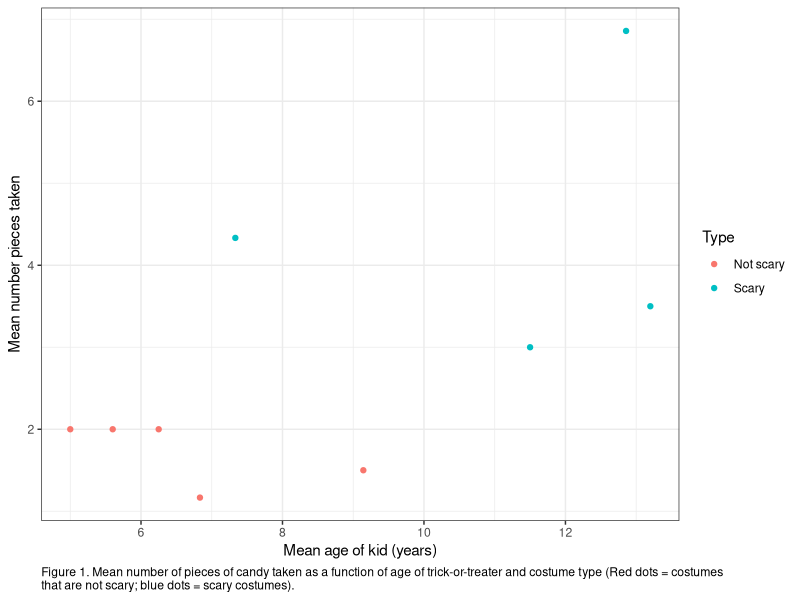
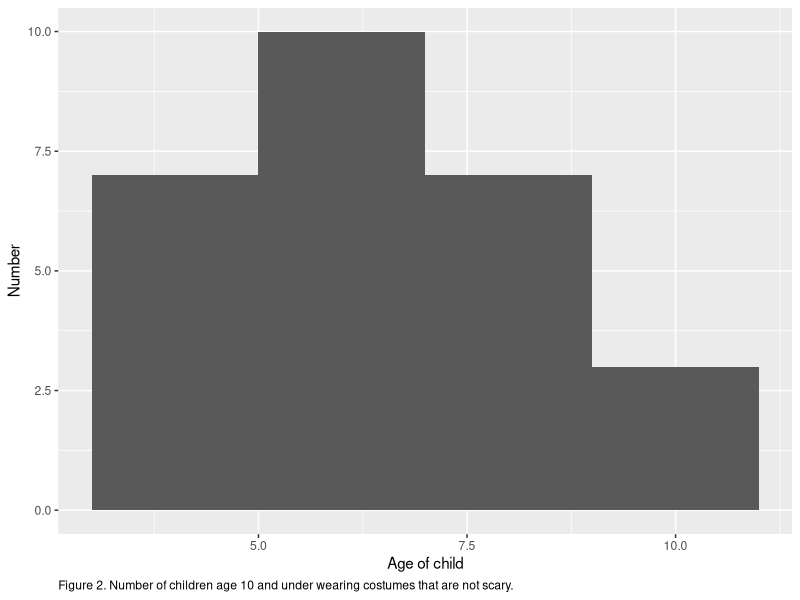
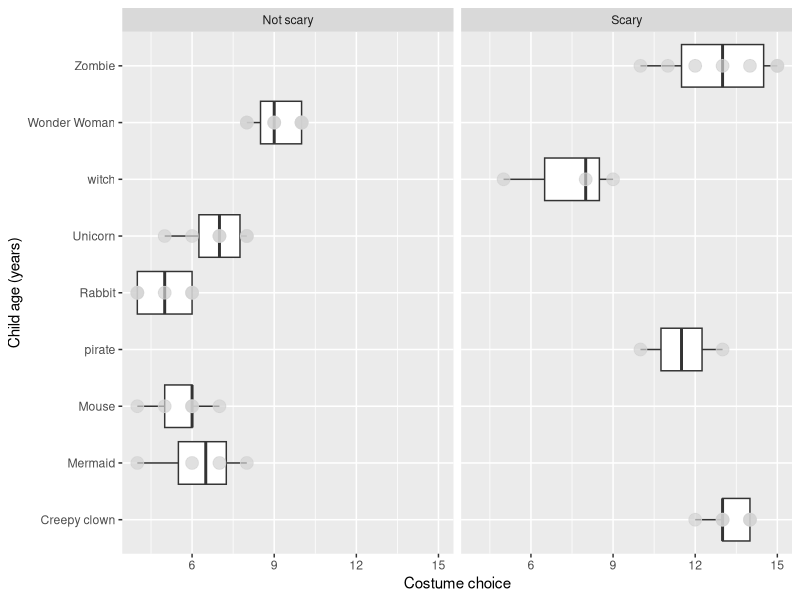

The R script that drew these images, in order:
## ---- chunk 1
rm(list = ls())
library(here)
library(ggplot2)
library(tidyverse)
## ---- chunk 2
DF <- read.csv(here("Data", "Halloween_data_PS2.csv"), stringsAsFactors = TRUE) #make sure the character data imports as a factor
## ---- chunk 3
glimpse(DF) #I can see that Costume and Type are both listed as factor data, which means my import method worked 
## ---- chunk 4
str(DF) #I can see that there are 15 levels in the Costume variable, and 4 levels in the Type variable
## ---- chunk 5
levels(DF$Costume) #Hmm, I see some duplicate entries (eg different capitalization of Wonder woman, Wonder Woman, and wonder woman). R thinks these are three different costumes
## ---- chunk 6
#first I will fix the clowns
fix <- which(DF$Costume == "creepy clown" | DF$Costume == "clown") #tell R that "creepy clown" and "clown" are wrong

DF$Costume[fix]<- "Creepy clown" #assign the wrong versions to "Creepy clown"
## ---- chunk 7
#now I will fix the witches
repair <- which(DF$Costume == "Witch" | DF$Costume == "witch ") #tell R that "Witch" and "witch " (space after the word) are wrong

DF$Costume[repair]<- "witch" #assign the wrong versions to "witch"
## ---- chunk 8
#lastly, I will fix the Wonder Woman entries
better <- which(DF$Costume == "Wonder woman" | DF$Costume == "wonder woman") #tell R that "Wonder woman" and "wonder woman" are wrong

DF$Costume[better]<- "Wonder Woman" #assign the wrong versions to "Wonder Woman"
## ---- chunk 9
unique(DF$Costume) #I can see that my repairs worked (even though R still "remembers" the old versions)
## ---- chunk 10
levels(DF$Type) #Looks like there's some mistakes
## ---- chunk 11
good <- which(DF$Type == "scary" | DF$Type == "scary ") #tell R that "scary" and "scary " are wrong

DF$Type[good]<- "Scary" #assin the wrong versions to "Scary"
## ---- chunk 12
unique(DF$Type) #looks good! 
## ---- chunk 13
By_type <- DF %>% 
  group_by(Costume, Type) %>%
  summarize(num_pieces = mean(candy_pieces, na.rm = T),
            mean_age = mean(age, na.rm = T)) 
#I'm choosing to ignore the NA's in the calculation so I can calculate means
## ---- chunk 14
#I will make a scatterplot
ggplot(By_type, aes(x = mean_age, y = num_pieces, 
                    color = Type)) +
  geom_point() +
  xlab("Mean age of kid (years)") +
  ylab("Mean number pieces taken") +
  theme_bw() +
  labs(caption = "Figure 1. Mean number of pieces of candy taken as a function of age of trick-or-treater and costume type (Red dots = costumes 
that are not scary; blue dots = scary costumes).") +
  theme(plot.caption = element_text(hjust = 0))
## ---- chunk 15
Not_scary <- DF %>%
  filter(Type == "Not scary") %>%
  filter(age <= 10)
## ---- chunk 16
ggplot(Not_scary, aes(x = age)) +
  geom_histogram(bins = 4) +
  xlab("Age of child") +
  ylab("Number") +
  labs(caption = "Figure 2. Number of children age 10 and under wearing costumes that are not scary.") +
  theme(plot.caption = element_text(hjust = 0))

## ---- chunk 17
ggplot(DF, aes(x = Costume, y = age)) +
  geom_boxplot() +
  geom_point(size = 4, color = 'lightgrey', alpha = 0.7) + 
  facet_wrap(~ Type, ncol = 2) +
  xlab("Child age (years)") +
  ylab("Costume choice") +
  coord_flip() 
